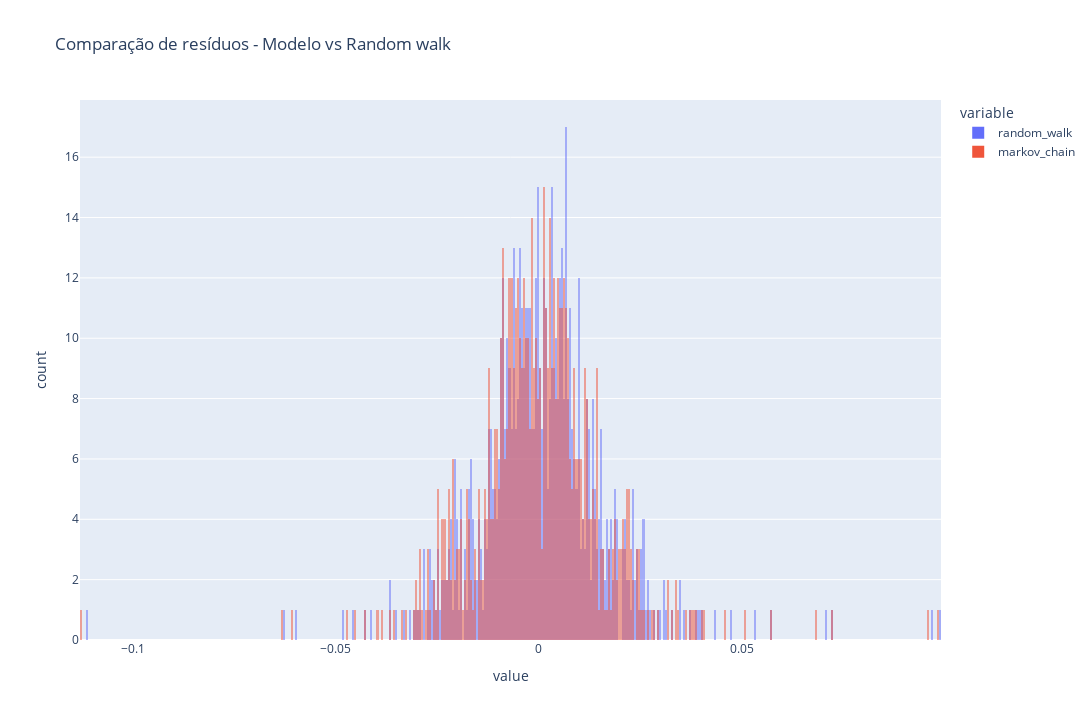

The notebook cell saved with this chart:
### Markdown cell above
Abaixo, temos a comparação de duas premissas: 
- A Random Walk, que presume que a mehlor previsão do retorno é 0;
- A Cadeia de Markov, que presume que a tendência do retorno é previsível por meio de variáveis ocultas;

### Code cell
plx.histogram(
    data_frame=comparison.melt(),
    title='Comparação de resíduos - Modelo vs Random walk',
    x='value',
    color='variable',
    barmode='overlay',
    nbins=512,
    height=720,
    width=1280,
)

### Figure 1 — Plotly figure (JSON) as saved in the notebook; plotly's stock layout.template omitted (floating-point values rounded to 4 significant figures; data arrays with more than 128 entries replaced by an {"elided": "..."} marker saying what was removed)
{"data": [{"alignmentgroup": "True", "bingroup": "x", "hovertemplate": "variable=random_walk<br>value=%{x}<br>count=%{y}<extra></extra>", "legendgroup": "random_walk", "marker": {"color": "#636efa", "opacity": 0.5, "pattern": {"shape": ""}}, "name": "random_walk", "nbinsx": 512, "offsetgroup": "random_walk", "orientation": "v", "showlegend": true, "type": "histogram", "x": {"elided": "655 float values"}, "xaxis": "x", "yaxis": "y"}, {"alignmentgroup": "True", "bingroup": "x", "hovertemplate": "variable=markov_chain<br>value=%{x}<br>count=%{y}<extra></extra>", "legendgroup": "markov_chain", "marker": {"color": "#EF553B", "opacity": 0.5, "pattern": {"shape": ""}}, "name": "markov_chain", "nbinsx": 512, "offsetgroup": "markov_chain", "orientation": "v", "showlegend": true, "type": "histogram", "x": {"elided": "655 float values"}, "xaxis": "x", "yaxis": "y"}], "layout": {"barmode": "overlay", "height": 720, "legend": {"title": {"text": "variable"}, "tracegroupgap": 0}, "title": {"text": "Comparação de resíduos - Modelo vs Random walk"}, "width": 1280, "xaxis": {"anchor": "y", "domain": [0, 1], "title": {"text": "value"}}, "yaxis": {"anchor": "x", "domain": [0, 1], "title": {"text": "count"}}}}
